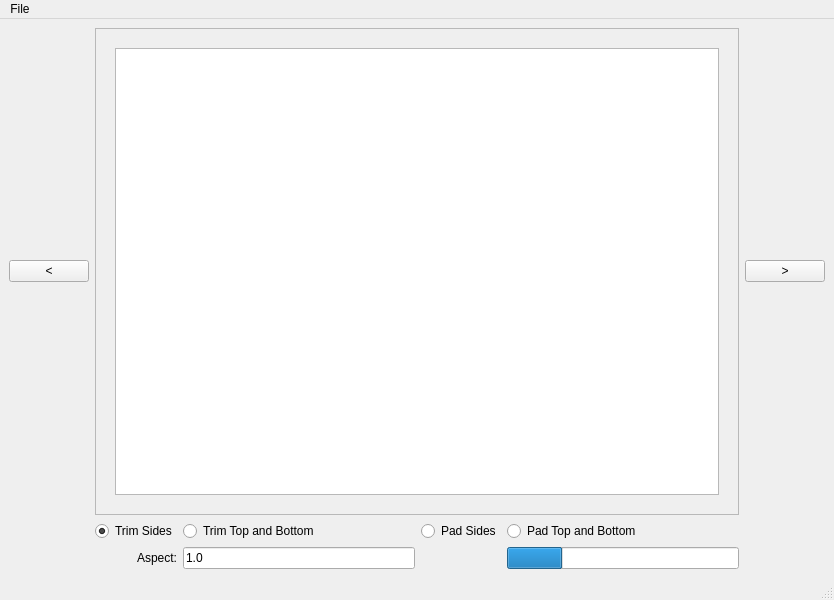
<?xml version="1.0" encoding="UTF-8"?>
<ui version="4.0">
 <class>MainWindow</class>
 <widget class="QMainWindow" name="MainWindow">
  <property name="geometry">
   <rect>
    <x>0</x>
    <y>0</y>
    <width>834</width>
    <height>600</height>
   </rect>
  </property>
  <property name="windowTitle">
   <string>MainWindow</string>
  </property>
  <widget class="QWidget" name="centralwidget">
   <layout class="QGridLayout" name="gridLayout">
    <item row="1" column="2">
     <widget class="QRadioButton" name="isTrimmingSides">
      <property name="text">
       <string>Trim Sides</string>
      </property>
      <property name="checked">
       <bool>true</bool>
      </property>
     </widget>
    </item>
    <item row="0" column="0">
     <widget class="QPushButton" name="previous">
      <property name="text">
       <string>&lt;</string>
      </property>
      <property name="shortcut">
       <string>Left</string>
      </property>
     </widget>
    </item>
    <item row="1" column="3">
     <widget class="QRadioButton" name="isTrimmingTop">
      <property name="text">
       <string>Trim Top and Bottom</string>
      </property>
     </widget>
    </item>
    <item row="1" column="5">
     <widget class="QRadioButton" name="isPaddingTop">
      <property name="text">
       <string>Pad Top and Bottom</string>
      </property>
     </widget>
    </item>
    <item row="1" column="4">
     <widget class="QRadioButton" name="isPaddingSides">
      <property name="text">
       <string>Pad Sides</string>
      </property>
     </widget>
    </item>
    <item row="0" column="6">
     <widget class="QPushButton" name="next">
      <property name="text">
       <string>&gt;</string>
      </property>
      <property name="shortcut">
       <string>Right</string>
      </property>
     </widget>
    </item>
    <item row="2" column="2">
     <widget class="QLabel" name="label">
      <property name="text">
       <string>Aspect:</string>
      </property>
      <property name="alignment">
       <set>Qt::AlignRight|Qt::AlignTrailing|Qt::AlignVCenter</set>
      </property>
     </widget>
    </item>
    <item row="2" column="3">
     <widget class="QLineEdit" name="aspect">
      <property name="inputMask">
       <string/>
      </property>
      <property name="text">
       <string>1.0</string>
      </property>
     </widget>
    </item>
    <item row="2" column="5">
     <widget class="QProgressBar" name="progress">
      <property name="value">
       <number>24</number>
      </property>
      <property name="textVisible">
       <bool>false</bool>
      </property>
     </widget>
    </item>
    <item row="0" column="2" colspan="4">
     <widget class="QFrame" name="preview_frame">
      <property name="frameShape">
       <enum>QFrame::StyledPanel</enum>
      </property>
      <property name="frameShadow">
       <enum>QFrame::Raised</enum>
      </property>
      <layout class="QGridLayout" name="gridLayout_2">
       <item row="1" column="0">
        <spacer name="left_spacer">
         <property name="orientation">
          <enum>Qt::Horizontal</enum>
         </property>
         <property name="sizeType">
          <enum>QSizePolicy::Fixed</enum>
         </property>
         <property name="sizeHint" stdset="0">
          <size>
           <width>10</width>
           <height>20</height>
          </size>
         </property>
        </spacer>
       </item>
       <item row="1" column="1">
        <widget class="QGraphicsView" name="preview">
         <property name="verticalScrollBarPolicy">
          <enum>Qt::ScrollBarAlwaysOff</enum>
         </property>
         <property name="horizontalScrollBarPolicy">
          <enum>Qt::ScrollBarAlwaysOff</enum>
         </property>
        </widget>
       </item>
       <item row="0" column="1">
        <spacer name="top_spacer">
         <property name="orientation">
          <enum>Qt::Vertical</enum>
         </property>
         <property name="sizeType">
          <enum>QSizePolicy::Fixed</enum>
         </property>
         <property name="sizeHint" stdset="0">
          <size>
           <width>0</width>
           <height>10</height>
          </size>
         </property>
        </spacer>
       </item>
       <item row="1" column="2">
        <spacer name="right_spacer">
         <property name="orientation">
          <enum>Qt::Horizontal</enum>
         </property>
         <property name="sizeType">
          <enum>QSizePolicy::Fixed</enum>
         </property>
         <property name="sizeHint" stdset="0">
          <size>
           <width>10</width>
           <height>20</height>
          </size>
         </property>
        </spacer>
       </item>
       <item row="2" column="1">
        <spacer name="bottom_spacer">
         <property name="orientation">
          <enum>Qt::Vertical</enum>
         </property>
         <property name="sizeType">
          <enum>QSizePolicy::Fixed</enum>
         </property>
         <property name="sizeHint" stdset="0">
          <size>
           <width>20</width>
           <height>10</height>
          </size>
         </property>
        </spacer>
       </item>
      </layout>
     </widget>
    </item>
   </layout>
  </widget>
  <widget class="QMenuBar" name="menubar">
   <property name="geometry">
    <rect>
     <x>0</x>
     <y>0</y>
     <width>834</width>
     <height>26</height>
    </rect>
   </property>
   <widget class="QMenu" name="menuFile">
    <property name="title">
     <string>File</string>
    </property>
    <addaction name="action_open_source"/>
    <addaction name="action_save_target"/>
   </widget>
   <addaction name="menuFile"/>
  </widget>
  <widget class="QStatusBar" name="statusbar"/>
  <action name="action_open_source">
   <property name="text">
    <string>&amp;Open Source...</string>
   </property>
   <property name="shortcut">
    <string>Ctrl+O</string>
   </property>
  </action>
  <action name="action_save_target">
   <property name="text">
    <string>Open Target...</string>
   </property>
   <property name="shortcut">
    <string>Ctrl+S</string>
   </property>
  </action>
 </widget>
 <tabstops>
  <tabstop>previous</tabstop>
  <tabstop>next</tabstop>
  <tabstop>isTrimmingSides</tabstop>
  <tabstop>isTrimmingTop</tabstop>
  <tabstop>isPaddingSides</tabstop>
  <tabstop>isPaddingTop</tabstop>
 </tabstops>
 <resources/>
 <connections/>
</ui>
